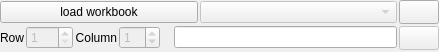
<?xml version="1.0" encoding="UTF-8"?>
<ui version="4.0">
 <class>workbook</class>
 <widget class="QWidget" name="workbook">
  <property name="geometry">
   <rect>
    <x>0</x>
    <y>0</y>
    <width>439</width>
    <height>52</height>
   </rect>
  </property>
  <property name="sizePolicy">
   <sizepolicy hsizetype="Preferred" vsizetype="Maximum">
    <horstretch>0</horstretch>
    <verstretch>0</verstretch>
   </sizepolicy>
  </property>
  <property name="maximumSize">
   <size>
    <width>16777215</width>
    <height>52</height>
   </size>
  </property>
  <property name="windowTitle">
   <string>Form</string>
  </property>
  <layout class="QHBoxLayout" name="horizontalLayout">
   <property name="spacing">
    <number>2</number>
   </property>
   <property name="margin">
    <number>0</number>
   </property>
   <item>
    <layout class="QVBoxLayout" name="verticalLayout">
     <property name="spacing">
      <number>2</number>
     </property>
     <item>
      <layout class="QHBoxLayout" name="a_horizontalLayout">
       <property name="spacing">
        <number>2</number>
       </property>
       <item>
        <widget class="DropButton" name="load_workbook">
         <property name="sizePolicy">
          <sizepolicy hsizetype="Preferred" vsizetype="Fixed">
           <horstretch>0</horstretch>
           <verstretch>0</verstretch>
          </sizepolicy>
         </property>
         <property name="maximumSize">
          <size>
           <width>16777215</width>
           <height>16777215</height>
          </size>
         </property>
         <property name="text">
          <string>load workbook</string>
         </property>
         <property name="icon">
          <iconset>
           <normaloff>../icons/excel_imports.png</normaloff>../icons/excel_imports.png</iconset>
         </property>
        </widget>
       </item>
       <item>
        <widget class="QComboBox" name="sheet_combobox">
         <property name="enabled">
          <bool>false</bool>
         </property>
        </widget>
       </item>
      </layout>
     </item>
     <item>
      <layout class="QHBoxLayout" name="b_horizontalLayout">
       <property name="spacing">
        <number>2</number>
       </property>
       <item>
        <widget class="QLabel" name="row_label">
         <property name="text">
          <string>Row</string>
         </property>
         <property name="alignment">
          <set>Qt::AlignLeading|Qt::AlignLeft|Qt::AlignVCenter</set>
         </property>
        </widget>
       </item>
       <item>
        <widget class="QSpinBox" name="row_spinBox">
         <property name="enabled">
          <bool>false</bool>
         </property>
         <property name="sizePolicy">
          <sizepolicy hsizetype="Fixed" vsizetype="Fixed">
           <horstretch>0</horstretch>
           <verstretch>0</verstretch>
          </sizepolicy>
         </property>
         <property name="wrapping">
          <bool>false</bool>
         </property>
         <property name="minimum">
          <number>1</number>
         </property>
         <property name="maximum">
          <number>150</number>
         </property>
        </widget>
       </item>
       <item>
        <widget class="QLabel" name="column_label">
         <property name="text">
          <string>Column</string>
         </property>
         <property name="alignment">
          <set>Qt::AlignRight|Qt::AlignTrailing|Qt::AlignVCenter</set>
         </property>
        </widget>
       </item>
       <item>
        <widget class="QSpinBoxExcelColumnTitle" name="column_spinBox">
         <property name="enabled">
          <bool>false</bool>
         </property>
         <property name="sizePolicy">
          <sizepolicy hsizetype="Fixed" vsizetype="Fixed">
           <horstretch>0</horstretch>
           <verstretch>0</verstretch>
          </sizepolicy>
         </property>
         <property name="wrapping">
          <bool>true</bool>
         </property>
         <property name="buttonSymbols">
          <enum>QAbstractSpinBox::UpDownArrows</enum>
         </property>
         <property name="minimum">
          <number>1</number>
         </property>
         <property name="maximum">
          <number>75</number>
         </property>
        </widget>
       </item>
       <item>
        <widget class="QLabel" name="cell_value">
         <property name="font">
          <font>
           <pointsize>12</pointsize>
           <weight>75</weight>
           <bold>true</bold>
          </font>
         </property>
         <property name="text">
          <string>&lt;Load Workbook&gt;</string>
         </property>
        </widget>
       </item>
       <item>
        <widget class="QLineEdit" name="notes_lineedit">
         <property name="enabled">
          <bool>true</bool>
         </property>
         <property name="toolTip">
          <string>mini notes go here</string>
         </property>
        </widget>
       </item>
      </layout>
     </item>
    </layout>
   </item>
   <item>
    <layout class="QVBoxLayout" name="verticalLayout_2">
     <property name="spacing">
      <number>2</number>
     </property>
     <property name="topMargin">
      <number>0</number>
     </property>
     <property name="bottomMargin">
      <number>0</number>
     </property>
     <item>
      <widget class="QPushButton" name="add_workbook_control">
       <property name="sizePolicy">
        <sizepolicy hsizetype="Fixed" vsizetype="Fixed">
         <horstretch>0</horstretch>
         <verstretch>0</verstretch>
        </sizepolicy>
       </property>
       <property name="minimumSize">
        <size>
         <width>24</width>
         <height>0</height>
        </size>
       </property>
       <property name="maximumSize">
        <size>
         <width>16777215</width>
         <height>24</height>
        </size>
       </property>
       <property name="text">
        <string/>
       </property>
       <property name="icon">
        <iconset>
         <normaloff>../icons/report_add.png</normaloff>../icons/report_add.png</iconset>
       </property>
      </widget>
     </item>
     <item>
      <widget class="QPushButton" name="remove_workbook_control">
       <property name="enabled">
        <bool>false</bool>
       </property>
       <property name="sizePolicy">
        <sizepolicy hsizetype="Fixed" vsizetype="Fixed">
         <horstretch>0</horstretch>
         <verstretch>0</verstretch>
        </sizepolicy>
       </property>
       <property name="minimumSize">
        <size>
         <width>24</width>
         <height>0</height>
        </size>
       </property>
       <property name="maximumSize">
        <size>
         <width>16777215</width>
         <height>24</height>
        </size>
       </property>
       <property name="text">
        <string/>
       </property>
       <property name="icon">
        <iconset>
         <normaloff>../icons/report_delete.png</normaloff>../icons/report_delete.png</iconset>
       </property>
       <property name="iconSize">
        <size>
         <width>16</width>
         <height>16</height>
        </size>
       </property>
      </widget>
     </item>
    </layout>
   </item>
  </layout>
 </widget>
 <customwidgets>
  <customwidget>
   <class>DropButton</class>
   <extends>QPushButton</extends>
   <header>cell_compare.core.gui.widgets.dropbutton</header>
  </customwidget>
  <customwidget>
   <class>QSpinBoxExcelColumnTitle</class>
   <extends>QSpinBox</extends>
   <header>cell_compare.core.gui.widgets.spinbox_excel_column_title</header>
  </customwidget>
 </customwidgets>
 <resources/>
 <connections/>
</ui>
